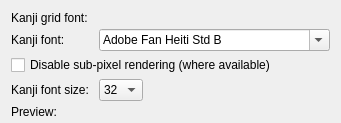
            <widget class="QWidget" name="gridFontsPage">
             <layout class="QFormLayout" name="formLayout_8">
              <property name="horizontalSpacing">
               <number>10</number>
              </property>
              <property name="verticalSpacing">
               <number>4</number>
              </property>
              <property name="bottomMargin">
               <number>0</number>
              </property>
              <item row="0" column="0" colspan="2">
               <widget class="QLabel" name="label_130">
                <property name="text">
                 <string>Kanji grid font:</string>
                </property>
               </widget>
              </item>
              <item row="1" column="0">
               <widget class="QLabel" name="label_51">
                <property name="sizePolicy">
                 <sizepolicy hsizetype="Fixed" vsizetype="Preferred">
                  <horstretch>0</horstretch>
                  <verstretch>0</verstretch>
                 </sizepolicy>
                </property>
                <property name="text">
                 <string>Kanji font:</string>
                </property>
               </widget>
              </item>
              <item row="1" column="1">
               <widget class="QFontComboBox" name="kanjiFontCBox">
                <property name="sizePolicy">
                 <sizepolicy hsizetype="Expanding" vsizetype="Fixed">
                  <horstretch>0</horstretch>
                  <verstretch>0</verstretch>
                 </sizepolicy>
                </property>
                <property name="toolTip">
                 <string>Font for displaying kanji in kanji grids, like the kanji search</string>
                </property>
                <property name="currentText">
                 <string notr="true">Adobe Fan Heiti Std B</string>
                </property>
                <property name="writingSystem">
                 <enum>QFontDatabase::Japanese</enum>
                </property>
               </widget>
              </item>
              <item row="2" column="0" colspan="2">
               <widget class="QCheckBox" name="kanjiAliasBox">
                <property name="sizePolicy">
                 <sizepolicy hsizetype="Fixed" vsizetype="Fixed">
                  <horstretch>0</horstretch>
                  <verstretch>0</verstretch>
                 </sizepolicy>
                </property>
                <property name="toolTip">
                 <string>When unchecked, on some systems the kanji will be smoothed using peculiarities of modern monitors. Check to use traditional anti-aliasing if you don't like that effect</string>
                </property>
                <property name="text">
                 <string>Disable sub-pixel rendering (where available)</string>
                </property>
               </widget>
              </item>
              <item row="3" column="0">
               <widget class="QLabel" name="label_56">
                <property name="sizePolicy">
                 <sizepolicy hsizetype="Fixed" vsizetype="Preferred">
                  <horstretch>0</horstretch>
                  <verstretch>0</verstretch>
                 </sizepolicy>
                </property>
                <property name="text">
                 <string>Kanji font size:</string>
                </property>
               </widget>
              </item>
              <item row="3" column="1">
               <widget class="QComboBox" name="kanjiSizeCBox">
                <property name="sizePolicy">
                 <sizepolicy hsizetype="Fixed" vsizetype="Fixed">
                  <horstretch>0</horstretch>
                  <verstretch>0</verstretch>
                 </sizepolicy>
                </property>
                <property name="toolTip">
                 <string>Font size of kanji in kanji grids</string>
                </property>
                <property name="currentText">
                 <string notr="true">32</string>
                </property>
                <item>
                 <property name="text">
                  <string notr="true">32</string>
                 </property>
                </item>
                <item>
                 <property name="text">
                  <string notr="true">35</string>
                 </property>
                </item>
                <item>
                 <property name="text">
                  <string notr="true">38</string>
                 </property>
                </item>
                <item>
                 <property name="text">
                  <string notr="true">42</string>
                 </property>
                </item>
                <item>
                 <property name="text">
                  <string notr="true">45</string>
                 </property>
                </item>
                <item>
                 <property name="text">
                  <string notr="true">56</string>
                 </property>
                </item>
                <item>
                 <property name="text">
                  <string notr="true">84</string>
                 </property>
                </item>
               </widget>
              </item>
              <item row="4" column="0" colspan="2">
               <widget class="QLabel" name="label_131">
                <property name="text">
                 <string>Preview:</string>
                </property>
               </widget>
              </item>
              <item row="5" column="0" colspan="2">
               <widget class="QFrame" name="kanjiPreview">
                <property name="frameShape">
                 <enum>QFrame::StyledPanel</enum>
                </property>
               </widget>
              </item>
             </layout>
            </widget>
